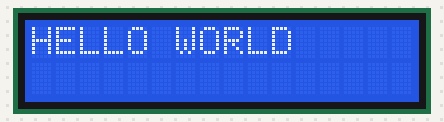
Recording of a sketch running on a simulated Arduino Uno, built with avr-gcc and run on an emulated ATmega328P. Parts: 16×2 character LCD. What the sketch prints to the serial monitor is not drawn.

Above: at 0.1 s.
At 1.1 s:
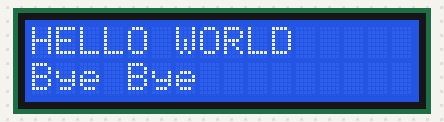

The sketch:

LCD1602.ino
```cpp
#include "Adafruit_LiquidCrystal.h"  // Include the Adafruit LCD library for I2C communication

Adafruit_LiquidCrystal lcd(0);  // Create LCD object with I2C address parameter (1 may correspond to 0x27)

void setup() {
  Serial.begin(115200);  // Initialize serial communication for debugging (115200 baud rate)

  // Initialize LCD with 16 columns and 2 rows; retry if initialization fails
  while (!lcd.begin(16, 2)) {
    Serial.println("Could not init backpack. Check wiring.");  // Print error message
    delay(50);  // Wait 50ms before retrying
  }

  Serial.println("Backpack init'd.");  // Print success message once initialized

  // Set cursor to column 0, row 0 (top-left corner) and display "HELLO WORLD"
  lcd.setCursor(0, 0);
  lcd.print("HELLO WORLD");
  delay(1000);  // Wait 1 second before next action

  // Set cursor to column 0, row 1 (second row) and display "Bye Bye"
  lcd.setCursor(0, 1);
  lcd.print("Bye Bye");
  delay(1000);  // Wait 1 second before next action

//  lcd.clear();  // Clear the display and reset cursor to (0,0)
  lcd.setBacklight(1);  // Turn off the backlight (0 = off, non-zero = on)
}

void loop() {
  // Main loop is empty; program stops after setup execution
}
```
